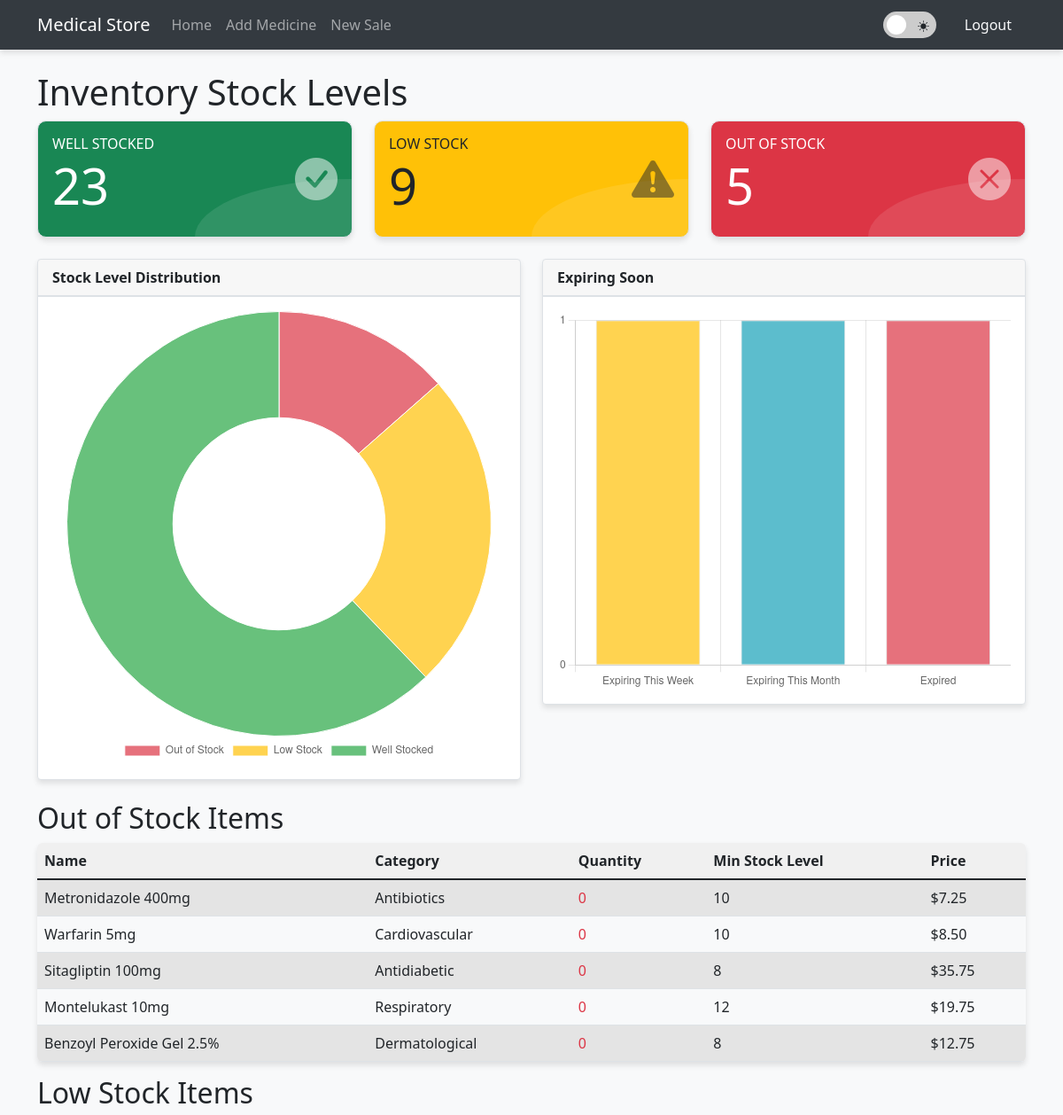
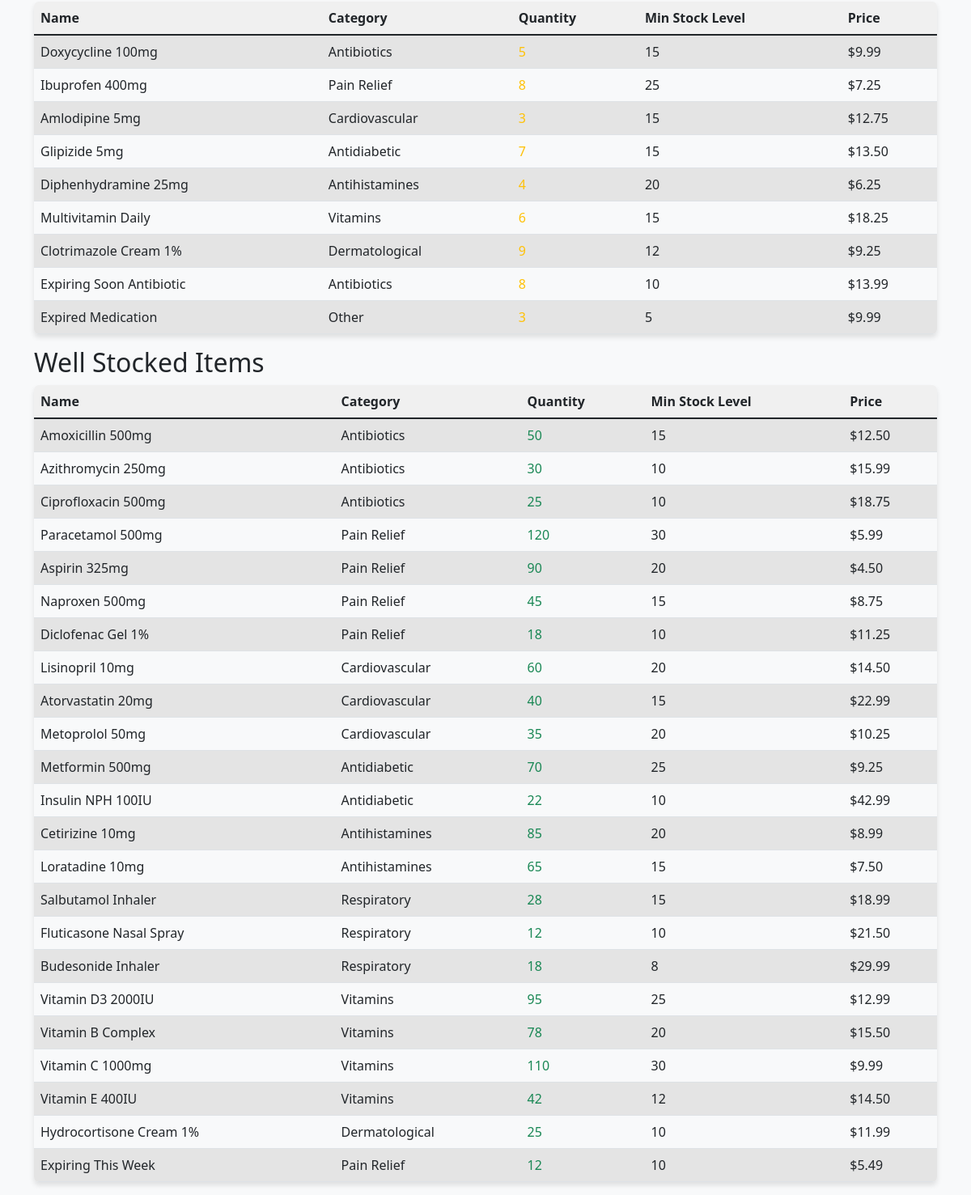
Screenshot of /stock_levels (signed in) with the database file from the repository (2 pictures, top to bottom).
### app.py (models this page shows, shortened)
class Medicine(db.Model):
    id = db.Column(db.Integer, primary_key=True)
    name = db.Column(db.String(100), nullable=False)
    category = db.Column(db.String(50), nullable=False)
    price = db.Column(db.Float, nullable=False)
    quantity = db.Column(db.Integer, nullable=False)
    min_stock_level = db.Column(db.Integer, default=10)
    expiry_date = db.Column(db.Date, nullable=False)
    created_at = db.Column(db.DateTime, default=datetime.utcnow)
    updated_at = db.Column(db.DateTime, default=datetime.utcnow, onupdate=datetime.utcnow)

### app.py (the view)
@app.route('/stock_levels')
@login_required
def stock_levels():
    if current_user.role not in ['store_manager', 'pharmacist']:
        flash('You do not have permission to view stock levels.', 'error')
        return redirect(url_for('index'))
    now = datetime.now().date()
    out_of_stock = Medicine.query.filter(Medicine.quantity <= 0).all()
    low_stock = Medicine.query.filter(Medicine.quantity > 0,
                                    Medicine.quantity < Medicine.min_stock_level).all()
    well_stocked = Medicine.query.filter(Medicine.quantity >= Medicine.min_stock_level).all()
    expired = Medicine.query.filter(Medicine.expiry_date < now).all()
    expiring_soon = Medicine.query.filter(
        Medicine.expiry_date >= now,
        Medicine.expiry_date <= now + timedelta(days=30)
    ).all()
    expiring_data = {
        'this_week': 0,
        'this_month': 0,
        'expired': len(expired)
    }
    one_week_from_now = now + timedelta(days=7)
    one_month_from_now = now + timedelta(days=30)
    for medicine in expiring_soon:
        if medicine.expiry_date <= one_week_from_now:
            expiring_data['this_week'] += 1
        elif medicine.expiry_date <= one_month_from_now:
            expiring_data['this_month'] += 1
    return render_template('stock_levels.html',
                          well_stocked=well_stocked,
                          low_stock=low_stock,
                          out_of_stock=out_of_stock,
                          expired=expired,
                          expiring_soon=expiring_soon,
                          expiring_data=expiring_data,
                          now=now)

### app.py (called while the page is built)
@login_manager.user_loader
def load_user(user_id):
    return User.query.get(int(user_id))

@app.before_request
def auto_check_stock():
    global last_check
    if (datetime.now() - last_check).total_seconds() > 3600:  # 3600 seconds = 1 hour
        if request.endpoint in ['index', 'stock_levels', 'inventory_status_report']:
            check_stock_and_notify()
            last_check = datetime.now()

@app.context_processor
def inject_medicines():
    if current_user.is_authenticated:
        if current_user.role == 'store_manager':
            check_stock_and_notify()
        medicines = Medicine.query.all()
        low_stock_count = 0
        out_of_stock_count = 0
        for medicine in medicines:
            if medicine.quantity <= 0:
                out_of_stock_count += 1
            elif medicine.quantity < medicine.min_stock_level:
                low_stock_count += 1
        return {
            'medicines': medicines,
            'low_stock_count': low_stock_count,
            'out_of_stock_count': out_of_stock_count,
            'notification_count': low_stock_count + out_of_stock_count
        }
    return {'medicines': [], 'low_stock_count': 0, 'out_of_stock_count': 0, 'notification_count': 0}

    @property
    def role(self):
        return self.user_type

### templates/stock_levels.html (shortened to what this page needs)
{% extends 'base.html' %}
{% block content %}
<h1>Inventory Stock Levels</h1>
<div class="row mb-4">
    <div class="col-md-4">
        <div class="card stat-card text-white bg-success h-100">
            <div class="card-body">
                <div class="d-flex justify-content-between align-items-center">
                    <div>
                        <h6 class="text-uppercase mb-1">Well Stocked</h6>
                        <h2 class="display-4">{{ well_stocked|length }}</h2>
                    </div>
                    <i class="bi bi-check-circle-fill" style="font-size: 3rem; opacity: 0.5;"></i>
                </div>
            </div>
        </div>
    </div>
    <div class="col-md-4">
        <div class="card stat-card text-dark bg-warning h-100">
            <div class="card-body">
                <div class="d-flex justify-content-between align-items-center">
                    <div>
                        <h6 class="text-uppercase mb-1">Low Stock</h6>
                        <h2 class="display-4">{{ low_stock|length }}</h2>
                    </div>
                    <i class="bi bi-exclamation-triangle-fill" style="font-size: 3rem; opacity: 0.5;"></i>
                </div>
            </div>
        </div>
    </div>
    <div class="col-md-4">
        <div class="card stat-card text-white bg-danger h-100">
            <div class="card-body">
                <div class="d-flex justify-content-between align-items-center">
                    <div>
                        <h6 class="text-uppercase mb-1">Out of Stock</h6>
                        <h2 class="display-4">{{ out_of_stock|length }}</h2>
                    </div>
                    <i class="bi bi-x-circle-fill" style="font-size: 3rem; opacity: 0.5;"></i>
                </div>
            </div>
        </div>
    </div>
</div>
<div class="row mb-4">
    <div class="col-md-6">
        <div class="card">
            <div class="card-header">Stock Level Distribution</div>
            <div class="card-body">
                <canvas id="stockLevelChart" height="250"></canvas>
            </div>
        </div>
    </div>
    <div class="col-md-6">
        <div class="card">
            <div class="card-header">Expiring Soon</div>
            <div class="card-body">
                <canvas id="expiryChart" height="250"></canvas>
            </div>
        </div>
    </div>
</div>
<h2>Out of Stock Items</h2>
<table class="table table-striped">
    <thead>
        <tr>
            <th>Name</th>
            <th>Category</th>
            <th>Quantity</th>
            <th>Min Stock Level</th>
            <th>Price</th>
        </tr>
    </thead>
    <tbody>
        {% for medicine in out_of_stock %}
        <tr>
            <td>{{ medicine.name }}</td>
            <td>{{ medicine.category }}</td>
            <td class="text-danger">{{ medicine.quantity }}</td>
            <td>{{ medicine.min_stock_level }}</td>
            <td>${{ "%.2f"|format(medicine.price) }}</td>
        </tr>
        {% endfor %}
    </tbody>
</table>
<h2>Low Stock Items</h2>
<table class="table table-striped">
    <thead>
        <tr>
            <th>Name</th>
            <th>Category</th>
            <th>Quantity</th>
            <th>Min Stock Level</th>
            <th>Price</th>
        </tr>
    </thead>
    <tbody>
        {% for medicine in low_stock %}
        <tr>
            <td>{{ medicine.name }}</td>
            <td>{{ medicine.category }}</td>
            <td class="text-warning">{{ medicine.quantity }}</td>
            <td>{{ medicine.min_stock_level }}</td>
            <td>${{ "%.2f"|format(medicine.price) }}</td>
        </tr>
        {% endfor %}
    </tbody>
</table>
<h2>Well Stocked Items</h2>
<table class="table table-striped">
    <thead>
        <tr>
            <th>Name</th>
            <th>Category</th>
            <th>Quantity</th>
            <th>Min Stock Level</th>
            <th>Price</th>
        </tr>
    </thead>
    <tbody>
        {% for medicine in well_stocked %}
        <tr>
            <td>{{ medicine.name }}</td>
            <td>{{ medicine.category }}</td>
            <td class="text-success">{{ medicine.quantity }}</td>
            <td>{{ medicine.min_stock_level }}</td>
            <td>${{ "%.2f"|format(medicine.price) }}</td>
        </tr>
        {% endfor %}
    </tbody>
</table>
<script>
    // Stock Level Distribution Chart
    const stockLevelCtx = document.getElementById('stockLevelChart').getContext('2d');
    const stockLevelChart = new Chart(stockLevelCtx, {
        type: 'doughnut',
        data: {
            labels: ['Out of Stock', 'Low Stock', 'Well Stocked'],
            datasets: [{
                data: [
                    {{ out_of_stock|length }},
                    {{ low_stock|length }},
                    {{ well_stocked|length }}
                ],
                backgroundColor: [
                    'rgba(220, 53, 69, 0.7)',
                    'rgba(255, 193, 7, 0.7)',
                    'rgba(40, 167, 69, 0.7)'
                ],
                borderWidth: 1
            }]
        },
        options: {
            responsive: true,
            plugins: {
                legend: {
                    position: 'bottom'
                }
            }
        }
    });
    // Expiry Chart - Use pre-calculated data from Python
    const expiryCtx = document.getElementById('expiryChart').getContext('2d');
    const expiryChart = new Chart(expiryCtx, {
        type: 'bar',
        data: {
            labels: ['Expiring This Week', 'Expiring This Month', 'Expired'],
            datasets: [{
                data: [
                    {{ expiring_data.this_week }},
                    {{ expiring_data.this_month }},
                    {{ expiring_data.expired }}
                ],
                backgroundColor: [
                    'rgba(255, 193, 7, 0.7)',
                    'rgba(23, 162, 184, 0.7)',
                    'rgba(220, 53, 69, 0.7)'
                ],
                borderWidth: 1
            }]
        },
        options: {
            responsive: true,
            plugins: {
                legend: {
                    display: false
                }
            },
            scales: {
                y: {
                    beginAtZero: true,
                    ticks: {
                        precision: 0
                    }
                }
            }
        }
    });
</script>
{% endblock %}

### templates/base.html (style rules this page uses)
:root { --bg-main: #f8f9fa; --bg-card: #ffffff; --text-color: #212529; --border-color: #dee2e6; --nav-bg: #343a40; --link-color: #007bff; --hover-bg: #f0f0f0; --transition: all 0.3s ease; --shadow: 0 4px 6px rgba(0, 0, 0, 0.1); --chart-grid: rgba(0, 0, 0, 0.1); }
body { background-color: var(--bg-main); color: var(--text-color); transition: var(--transition); }
.card { background-color: var(--bg-card); border-color: var(--border-color); box-shadow: var(--shadow); transition: var(--transition); }
.table { color: var(--text-color); border-color: var(--border-color); }
.table-striped tbody tr:nth-of-type(odd) { background-color: var(--hover-bg); }
.table { border-radius: 8px; overflow: hidden; box-shadow: var(--shadow); }
.table thead th { border-top: none; background-color: var(--hover-bg); position: sticky; top: 0; z-index: 10; }
.card-header { font-weight: 600; border-bottom: 2px solid var(--border-color); }
.stat-card { position: relative; overflow: hidden; border-radius: 10px; transition: all 0.3s ease; }
.stat-card .card-body { z-index: 10; }
.stat-card::after { content: ''; position: absolute; bottom: -50%; right: -50%; width: 100%; height: 100%; border-radius: 50%; background: rgba(255,255,255,0.1); z-index: 0; }
.table { border-radius: 0.375rem; overflow: hidden; box-shadow: var(--shadow); }
.table thead { position: sticky; top: 0; z-index: 5; }
.card { transition: transform 0.3s ease, box-shadow 0.3s ease; }

### rows the page displays
Medicine: name "Metronidazole 400mg", category "Antibiotics", quantity "0", min_stock_level "10", price "7.25"
Medicine: name "Warfarin 5mg", category "Cardiovascular", quantity "0", min_stock_level "10", price "8.50"
Medicine: name "Sitagliptin 100mg", category "Antidiabetic", quantity "0", min_stock_level "8", price "35.75"
Medicine: name "Montelukast 10mg", category "Respiratory", quantity "0", min_stock_level "12", price "19.75"
Medicine: name "Benzoyl Peroxide Gel 2.5%", category "Dermatological", quantity "0", min_stock_level "8", price "12.75"
Medicine: name "Doxycycline 100mg", category "Antibiotics", quantity "5", min_stock_level "15", price "9.99"
Medicine: name "Ibuprofen 400mg", category "Pain Relief", quantity "8", min_stock_level "25", price "7.25"
Medicine: name "Amlodipine 5mg", category "Cardiovascular", quantity "3", min_stock_level "15", price "12.75"
Medicine: name "Glipizide 5mg", category "Antidiabetic", quantity "7", min_stock_level "15", price "13.50"
Medicine: name "Diphenhydramine 25mg", category "Antihistamines", quantity "4", min_stock_level "20", price "6.25"
Medicine: name "Multivitamin Daily", category "Vitamins", quantity "6", min_stock_level "15", price "18.25"
Medicine: name "Clotrimazole Cream 1%", category "Dermatological", quantity "9", min_stock_level "12", price "9.25"
Medicine: name "Expiring Soon Antibiotic", category "Antibiotics", quantity "8", min_stock_level "10", price "13.99"
Medicine: name "Expired Medication", category "Other", quantity "3", min_stock_level "5", price "9.99"
Medicine: name "Amoxicillin 500mg", category "Antibiotics", quantity "50", min_stock_level "15", price "12.50"
Medicine: name "Azithromycin 250mg", category "Antibiotics", quantity "30", min_stock_level "10", price "15.99"
Medicine: name "Ciprofloxacin 500mg", category "Antibiotics", quantity "25", min_stock_level "10", price "18.75"
Medicine: name "Paracetamol 500mg", category "Pain Relief", quantity "120", min_stock_level "30", price "5.99"
Medicine: name "Aspirin 325mg", category "Pain Relief", quantity "90", min_stock_level "20", price "4.50"
Medicine: name "Naproxen 500mg", category "Pain Relief", quantity "45", min_stock_level "15", price "8.75"
Medicine: name "Diclofenac Gel 1%", category "Pain Relief", quantity "18", min_stock_level "10", price "11.25"
Medicine: name "Lisinopril 10mg", category "Cardiovascular", quantity "60", min_stock_level "20", price "14.50"
Medicine: name "Atorvastatin 20mg", category "Cardiovascular", quantity "40", min_stock_level "15", price "22.99"
Medicine: name "Metoprolol 50mg", category "Cardiovascular", quantity "35", min_stock_level "20", price "10.25"
Medicine: name "Metformin 500mg", category "Antidiabetic", quantity "70", min_stock_level "25", price "9.25"
Medicine: name "Insulin NPH 100IU", category "Antidiabetic", quantity "22", min_stock_level "10", price "42.99"
Medicine: name "Cetirizine 10mg", category "Antihistamines", quantity "85", min_stock_level "20", price "8.99"
Medicine: name "Loratadine 10mg", category "Antihistamines", quantity "65", min_stock_level "15", price "7.50"
Medicine: name "Salbutamol Inhaler", category "Respiratory", quantity "28", min_stock_level "15", price "18.99"
Medicine: name "Fluticasone Nasal Spray", category "Respiratory", quantity "12", min_stock_level "10", price "21.50"
Medicine: name "Budesonide Inhaler", category "Respiratory", quantity "18", min_stock_level "8", price "29.99"
Medicine: name "Vitamin D3 2000IU", category "Vitamins", quantity "95", min_stock_level "25", price "12.99"
Medicine: name "Vitamin B Complex", category "Vitamins", quantity "78", min_stock_level "20", price "15.50"
Medicine: name "Vitamin C 1000mg", category "Vitamins", quantity "110", min_stock_level "30", price "9.99"
Medicine: name "Vitamin E 400IU", category "Vitamins", quantity "42", min_stock_level "12", price "14.50"
Medicine: name "Hydrocortisone Cream 1%", category "Dermatological", quantity "25", min_stock_level "10", price "11.99"
Medicine: name "Expiring This Week", category "Pain Relief", quantity "12", min_stock_level "10", price "5.49"

### other values shown
{{ well_stocked|length }} "23"
{{ low_stock|length }} "9"
{{ out_of_stock|length }} "5"
chart data {{ out_of_stock|length }} 5
chart data {{ low_stock|length }} 9
chart data {{ well_stocked|length }} 23
chart data {{ expiring_data.this_week }} 1
